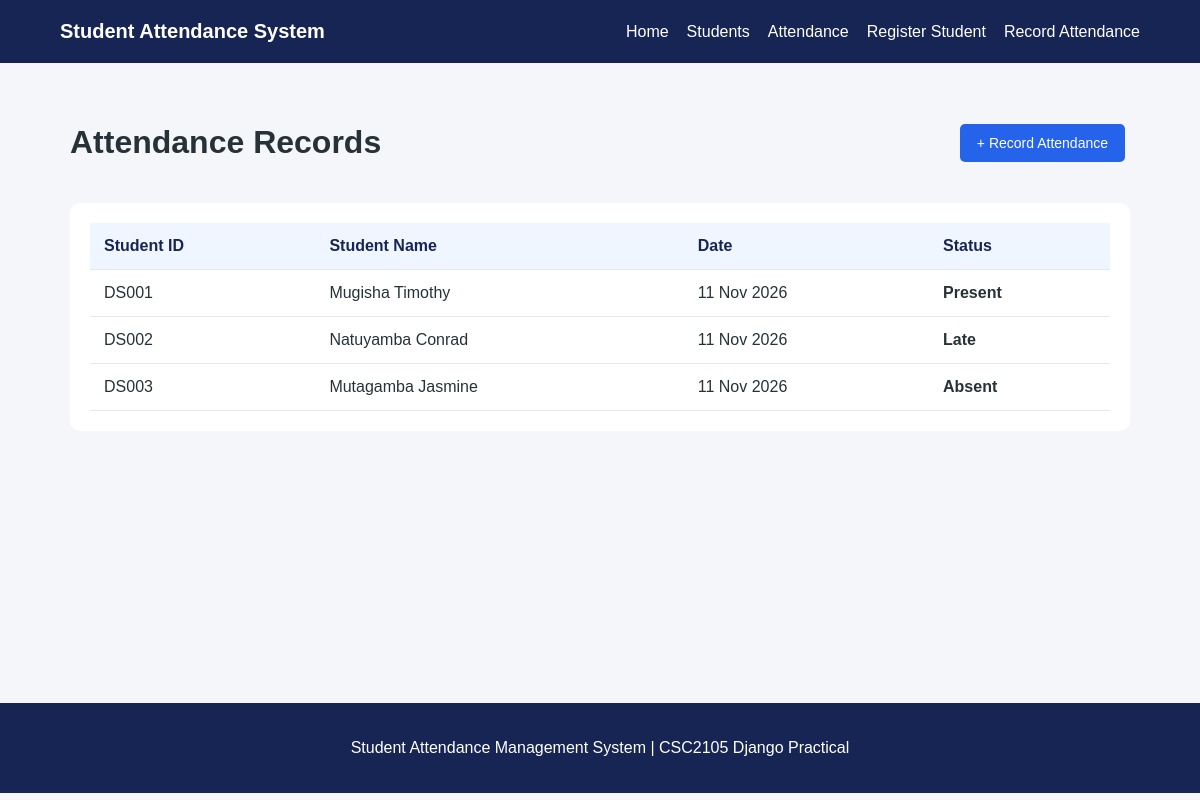
The page /attendance/ on the database its author committed.
### attendance/models.py (models this page shows, shortened)
class Attendance(models.Model):
    class AttendanceStatus(models.TextChoices):
        PRESENT = 'P', 'Present'
        ABSENT = 'A', 'Absent'
        LATE = 'L', 'Late'
    student = models.ForeignKey(
        Student,
        on_delete=models.CASCADE,
        related_name='attendance_records'
    )
    date = models.DateField()
    status = models.CharField(
        max_length=1,
        choices=AttendanceStatus.choices
    )
    recorded_at = models.DateTimeField(auto_now_add=True)
    class Meta:
        constraints = [
            models.UniqueConstraint(
                fields=['student', 'date'],
                name='unique_student_attendance_per_day'
            )
        ]

class Student(models.Model):
    student_id = models.CharField(max_length=20, unique=True)
    full_name = models.CharField(max_length=100)
    email = models.EmailField(unique=True)
    course = models.CharField(max_length=100)
    date_registered = models.DateTimeField(auto_now_add=True)

### attendance/views.py (the view)
# urls.py: path('attendance/', views.attendance_list, name='attendance_list'),
def attendance_list(request):
    records = Attendance.objects.select_related('student').all()
    context = {
        'records': records,
    }
    return render(request, 'attendance/attendance_list.html', context)

### attendance/templates/attendance/attendance_list.html (shortened to what this page needs)
{% extends 'attendance/base.html' %}
{% block content %}
<div class="page-heading">
    <h1>Attendance Records</h1>
    <a href="{% url 'attendance:attendance_create' %}" class="btn">
        + Record Attendance
    </a>
</div>
<div class="table-container">
    <table>
        <thead>
            <tr>
                <th>Student ID</th>
                <th>Student Name</th>
                <th>Date</th>
                <th>Status</th>
            </tr>
        </thead>
        <tbody>
            {% for record in records %}
                <tr>
                    <td>{{ record.student.student_id }}</td>
                    <td>{{ record.student.full_name }}</td>
                    <td>{{ record.date|date:"d M Y" }}</td>
                    <td>
                        <span class="status">
                            {{ record.get_status_display }}
                        </span>
                    </td>
                </tr>
            {% empty %}
                <tr>
                    <td colspan="4">No attendance records available.</td>
                </tr>
            {% endfor %}
        </tbody>
    </table>
</div>
{% endblock %}

### attendance/templates/attendance/base.html (shortened to what this page needs)
<!DOCTYPE html>
<html lang="en">
<head>
    {% load static %}
    <link rel="stylesheet" href="{% static 'attendance/style.css' %}">
</head>
<body>
    <header>
        <nav class="navbar">
            <a href="{% url 'attendance:home' %}" class="brand">
                Student Attendance System
            </a>
            <div class="nav-links">
                <a href="{% url 'attendance:home' %}">Home</a>
                <a href="{% url 'attendance:student_list' %}">Students</a>
                <a href="{% url 'attendance:attendance_list' %}">Attendance</a>
                <a href="{% url 'attendance:student_create' %}">Register Student</a>
                <a href="{% url 'attendance:attendance_create' %}">Record Attendance</a>
            </div>
        </nav>
    </header>
    <main class="container">
        {% block content %}
        {% endblock %}
    </main>
    <footer>
        <p>Student Attendance Management System | CSC2105 Django Practical</p>
    </footer>
</body>
</html>

### attendance/static/attendance/style.css (style rules this page uses)
* { box-sizing: border-box; }
body { margin: 0; font-family: Arial, sans-serif; background: #f4f6f9; color: #263238; }
.navbar { background: #172554; color: white; padding: 20px 5%; display: flex; justify-content: space-between; align-items: center; flex-wrap: wrap; gap: 15px; }
.brand { color: white; text-decoration: none; font-size: 20px; font-weight: bold; }
.nav-links { display: flex; gap: 18px; flex-wrap: wrap; }
.nav-links a { color: white; text-decoration: none; }
.container { max-width: 1100px; margin: 40px auto; padding: 0 20px; min-height: 70vh; }
.btn { display: inline-block; background: #2563eb; color: white; padding: 11px 17px; border: none; border-radius: 5px; text-decoration: none; cursor: pointer; margin: 5px 5px 5px 0; font-size: 14px; }
.page-heading { display: flex; justify-content: space-between; align-items: center; gap: 15px; flex-wrap: wrap; margin-bottom: 20px; }
.table-container { background: white; padding: 20px; border-radius: 10px; overflow-x: auto; }
table { width: 100%; border-collapse: collapse; }
th, td { padding: 14px; text-align: left; border-bottom: 1px solid #e2e8f0; }
th { background: #eff6ff; color: #172554; }
.status { font-weight: bold; }
footer { background: #172554; color: white; text-align: center; padding: 20px; margin-top: 40px; }

### rows shown on the page
Attendance: student.student_id "DS001", student.full_name "Mugisha Timothy", date "11 Nov 2026", status "Present"
Attendance: student.student_id "DS002", student.full_name "Natuyamba Conrad", date "11 Nov 2026", status "Late"
Attendance: student.student_id "DS003", student.full_name "Mutagamba Jasmine", date "11 Nov 2026", status "Absent"
